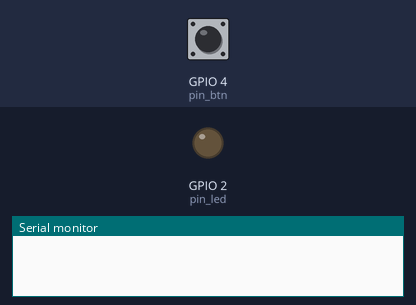
Bench run of a sketch on a simulated ESP32. Parts: output pins drawn as LEDs (lit = HIGH), the last lines printed to the serial monitor. Dashed ring = blinking. The inputs (shaded band) are chosen by the test bench; at power-on: GPIO 4 (pin_btn) LOW.

Above: at 0.0 s.
At 2.7 s:
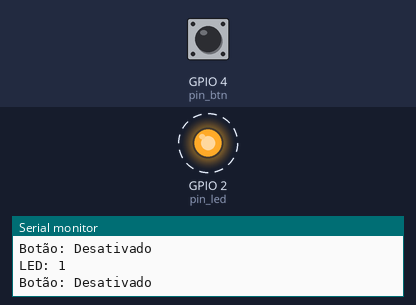
2.8 s: GPIO 4 (pin_btn) pulled HIGH for 0.15 s
Timing chart, 0 to 11.8 s (numbered marks = the images above; inputs shaded):
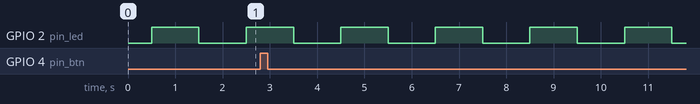

Measured:
- by itself, GPIO 2 (pin_led): alternates HIGH for 1.0 s and LOW for 1.0 s

The sketch:

Multithread.ino
```cpp
int count  = 0;
int blinked = 0;

String statusButton = "DESATIVADO";

//pinos usados
const uint8_t pin_led = 2;
const uint8_t pin_btn = 4;

//variaveis que indicam o núcleo
static uint8_t taskCoreZero = 0;
static uint8_t taskCoreOne  = 1;

void setup() {
  pinMode(pin_led, OUTPUT);
  pinMode(pin_btn, INPUT);

  //inicializa o LCD com os pinos SDA e SCL
  Serial.begin(115200);
  delay(500);


  //cria uma tarefa que será executada na função coreTaskZero, com prioridade 1 e execução no núcleo 0
  //coreTaskZero: piscar LED e contar quantas vezes
  xTaskCreatePinnedToCore(
                    coreTaskZero,   /* função que implementa a tarefa */
                    "coreTaskZero", /* nome da tarefa */
                    10000,      /* número de palavras a serem alocadas para uso com a pilha da tarefa */
                    NULL,       /* parâmetro de entrada para a tarefa (pode ser NULL) */
                    1,          /* prioridade da tarefa (0 a N) */
                    NULL,       /* referência para a tarefa (pode ser NULL) */
                    taskCoreZero);         /* Núcleo que executará a tarefa */

  delay(500); //tempo para a tarefa iniciar

  //cria uma tarefa que será executada na função coreTaskOne, com prioridade 2 e execução no núcleo 1
  //coreTaskOne: atualizar as informações do display
  xTaskCreatePinnedToCore(
                    coreTaskOne,   /* função que implementa a tarefa */
                    "coreTaskOne", /* nome da tarefa */
                    10000,      /* número de palavras a serem alocadas para uso com a pilha da tarefa */
                    NULL,       /* parâmetro de entrada para a tarefa (pode ser NULL) */
                    2,          /* prioridade da tarefa (0 a N) */
                    NULL,       /* referência para a tarefa (pode ser NULL) */
                    taskCoreOne);         /* Núcleo que executará a tarefa */

    delay(500); //tempo para a tarefa iniciar

   //cria uma tarefa que será executada na função coreTaskTwo, com prioridade 2 e execução no núcleo 0
   //coreTaskTwo: vigiar o botão para detectar quando pressioná-lo
   xTaskCreatePinnedToCore(
                    coreTaskTwo,   /* função que implementa a tarefa */
                    "coreTaskTwo", /* nome da tarefa */
                    10000,      /* número de palavras a serem alocadas para uso com a pilha da tarefa */
                    NULL,       /* parâmetro de entrada para a tarefa (pode ser NULL) */
                    2,          /* prioridade da tarefa (0 a N) */
                    NULL,       /* referência para a tarefa (pode ser NULL) */
                    taskCoreZero);         /* Núcleo que executará a tarefa */

}

void loop() {
}

//essa função ficará mudando o estado do led a cada 1 segundo
//e a cada piscada (ciclo acender e apagar) incrementará nossa variável blinked
void coreTaskZero( void * pvParameters ){

    String taskMessage = "Task running on core ";
    taskMessage = taskMessage + xPortGetCoreID();

    while(true){
      digitalWrite(pin_led, !digitalRead(pin_led));
      if (++count % 2 == 0 )
        blinked++;

      delay(1000);
    }
}

//essa função será responsável apenas por atualizar as informações no
//display a cada 100ms
void coreTaskOne( void * pvParameters ){
     while(true){
        Serial.print("LED: ");
        Serial.println(blinked);
        Serial.print("Botão: ");
        Serial.println(statusButton);
        delay(100);
    }
}

//essa função será responsável por ler o estado do botão
//e atualizar a variavel de controle.
void coreTaskTwo( void * pvParameters ){
     while(true){
      if(digitalRead(pin_btn)){
        statusButton = "Ativado   ";
      }
      else statusButton = "Desativado";
      delay(10);
    }
}
```
